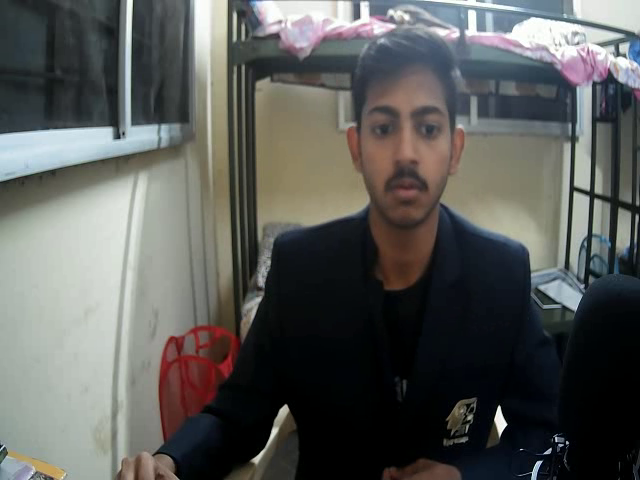
#> input picture frame 8 of python_3IA/cctv_videos/01-05-2023-----23-51-32.mp4, 640 x 480 px, given in place of the camera
$ python python_cctv.py
#> lines starting #> are read from the running program, lines starting #| are printed output that depends on the picture; after the words box and inside, x2 and y2 are one past the last pixel; in counts of white or black regions, pixels touching at a corner belong together
import cv2
import time
import datetime

# [7 lines of commented-out code are left out]
font=cv2.FONT_HERSHEY_SIMPLEX
face_cascade = cv2.CascadeClassifier(
    cv2.data.haarcascades + "haarcascade_frontalface_default.xml")
body_cascade = cv2.CascadeClassifier(
    cv2.data.haarcascades + "haarcascade_fullbody.xml")


def send_document(update, context):
    chat_id = "-1001826468115"
    document = open('cctv_system.txt', 'rb')
    context.bot.send_document(chat_id, document)

detection = False
detection_stopped_time = None
timer_started = False
SECONDS_TO_RECORD_AFTER_DETECTION = 10
cap = cv2.VideoCapture(0)

frame_size = (int(cap.get(3)), int(cap.get(4)))
fourcc = cv2.VideoWriter_fourcc(*"mp4v")


while True:
    _, frame = cap.read()
#> frame is the input picture: shape (480, 640, 3); mean B, G, R 89, 91.6, 90.3
    frame1 = frame
    gray = cv2.cvtColor(frame, cv2.COLOR_BGR2GRAY)
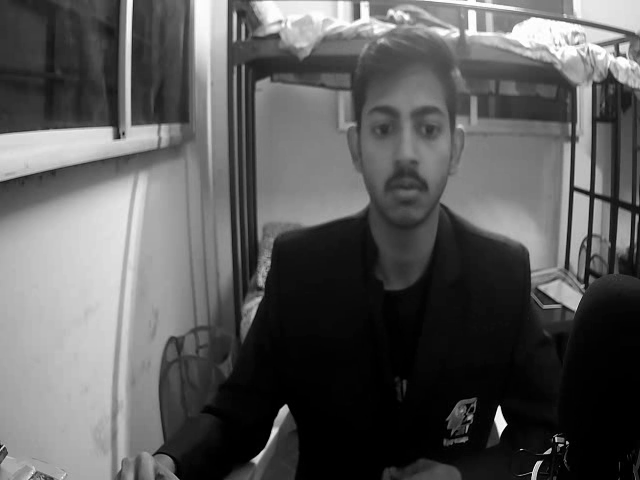
#> gray: shape (480, 640); min 0, max 255, mean 90.9
    faces = face_cascade.detectMultiScale(gray, 1.3, 5)
#> faces = [[342, 77, 132, 132]]
    bodies = body_cascade.detectMultiScale(gray, 1.3, 5)
#> bodies = ()

    current_time = datetime.datetime.now().strftime("%d-%m-%Y-%H-%M-%S")

    if len(faces) > 0 or len(bodies) > 0:
        if detection:
            timer_started = False
        else:
            detection = True
            current_time = datetime.datetime.now().strftime("%d-%m-%Y-----%H-%M-%S")
            out = cv2.VideoWriter("E:\\Projcets\\python_3IA\\cctv_videos\\"+current_time+".mp4", fourcc, 24, frame_size)
            print("Started Recording!")
            dataTele = " person dectected in " + current_time
            current_time1 = datetime.datetime.now().strftime("%d-%m-%Y")

            file1 = open(current_time1+'cctv_system'+'.txt', 'a')
            file1.writelines(dataTele+'/n')

            cv2.imwrite('/home/nano/python_3IA/cctv_vid/'+dataTele+".png", frame)

            #bot.send_message(chat_id="-1001826468115", text=dataTele)
            #bot.send_photo(chat_id = "-1001826468115" , photo=open('/home/nano/python_3IA/cctv_vid/'+dataTele+'.png', 'rb'))

    elif detection:
        if timer_started:
            if time.time() - detection_stopped_time >= SECONDS_TO_RECORD_AFTER_DETECTION:
                detection = False
                timer_started = False
                out.release()
                print('Stop Recording!')

        else:
            timer_started = True
            detection_stopped_time = time.time()

    if detection:
        out.write(frame)

    for (x, y, width, height) in faces:
        cv2.rectangle(frame, (x, y), (x + width, y + height), (255, 0, 0), 3)
        cv2.putText(frame,'Recording',(width,height-6),font,.75,(0,0,255),2)
#> this loop made 1 pass
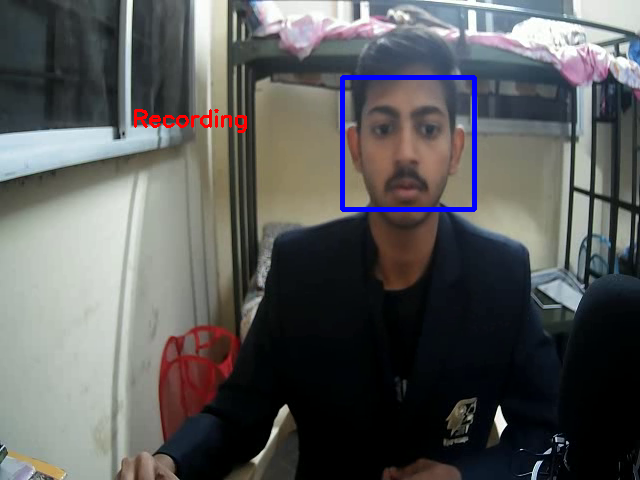
#> frame: shape (480, 640, 3); 1.14% of pixels changed, all inside (x1, y1, x2, y2) = (134, 75, 477, 212)
    for (x, y, width, height) in bodies:
        cv2.rectangle(frame, (x, y), (x + width, y + height), (255, 0, 0), 3)
#> this loop made 0 passes


    cv2.imshow("Camera", frame)

    if cv2.waitKey(1) == ord('q'):

#> (key q is pressed here)
        break

out.release()

file1.close()

cap.release()
cv2.destroyAllWindows()

$ run again, starting later in the video
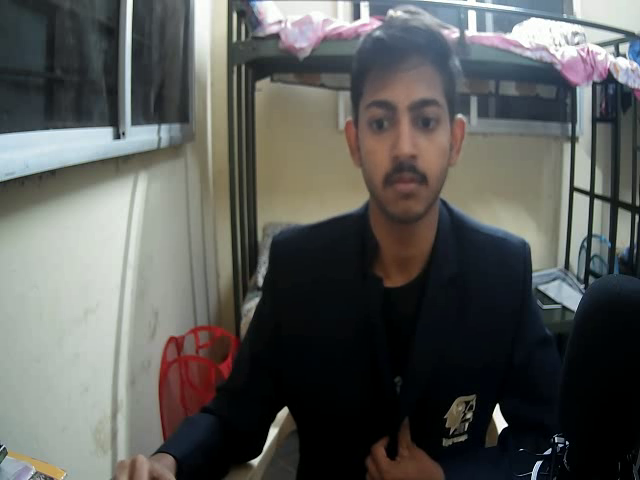
#> input picture frame 39 of python_3IA/cctv_videos/01-05-2023-----23-51-32.mp4, 640 x 480 px, given in place of the camera
#> frame is the input picture: shape (480, 640, 3); mean B, G, R 88.6, 91.3, 89.9
#> `gray = cv2.cvtColor(frame, cv2.COLOR_BGR2GRAY)`:
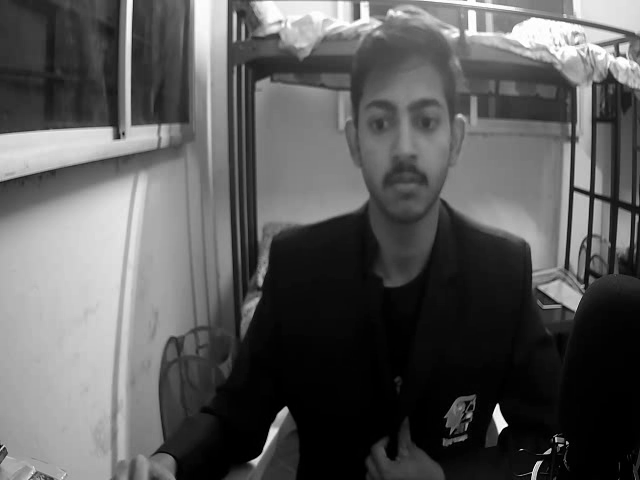
#> gray: shape (480, 640); min 0, max 255, mean 90.5
#> faces = [[341, 68, 134, 134]]
#> bodies = ()
#> the loop `for (x, y, width, height) in faces:` made 1 pass
#> after the loop `for (x, y, width, height) in faces:`:
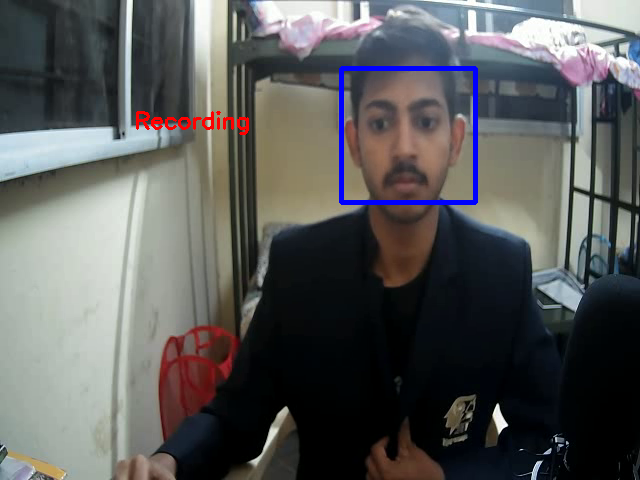
#> frame: shape (480, 640, 3); 1.15% of pixels changed, all inside (x1, y1, x2, y2) = (136, 66, 478, 205)

$ run again, starting later in the video
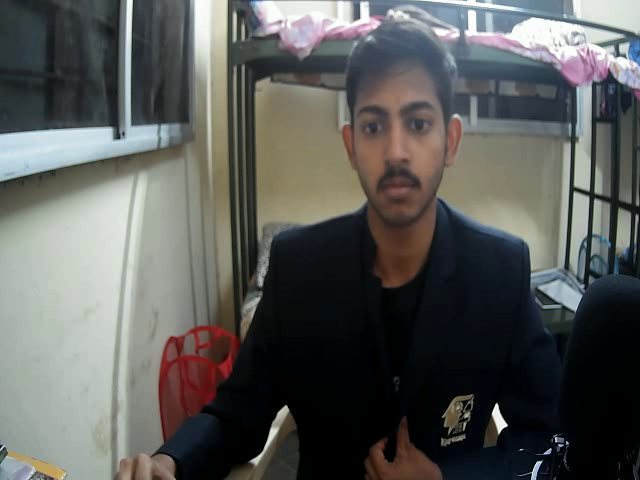
#> input picture frame 69 of python_3IA/cctv_videos/01-05-2023-----23-51-32.mp4, 640 x 480 px, given in place of the camera
#> frame is the input picture: shape (480, 640, 3); mean B, G, R 89, 91.6, 90.3
#> `gray = cv2.cvtColor(frame, cv2.COLOR_BGR2GRAY)`:
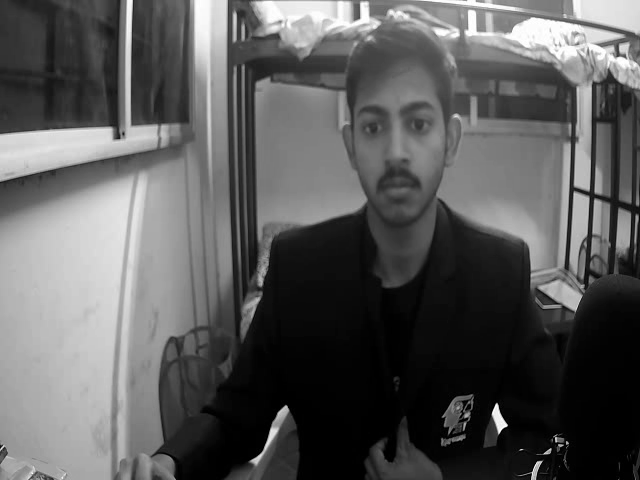
#> gray: shape (480, 640); min 0, max 255, mean 90.8
#> faces = [[331, 72, 136, 136]]
#> bodies = ()
#> the loop `for (x, y, width, height) in faces:` made 1 pass
#> after the loop `for (x, y, width, height) in faces:`:
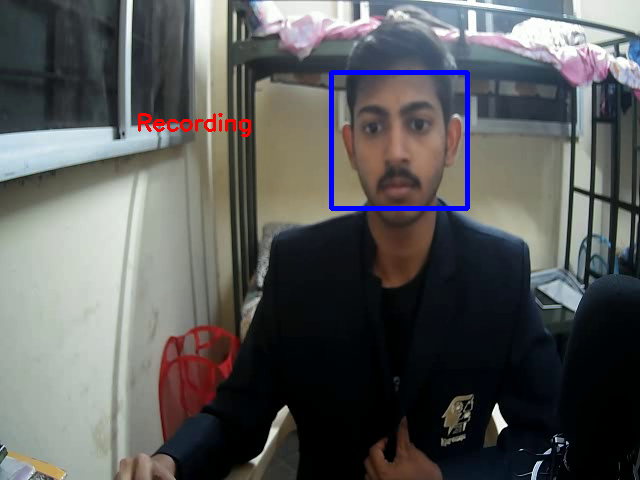
#> frame: shape (480, 640, 3); 1.17% of pixels changed, all inside (x1, y1, x2, y2) = (138, 70, 470, 211)
